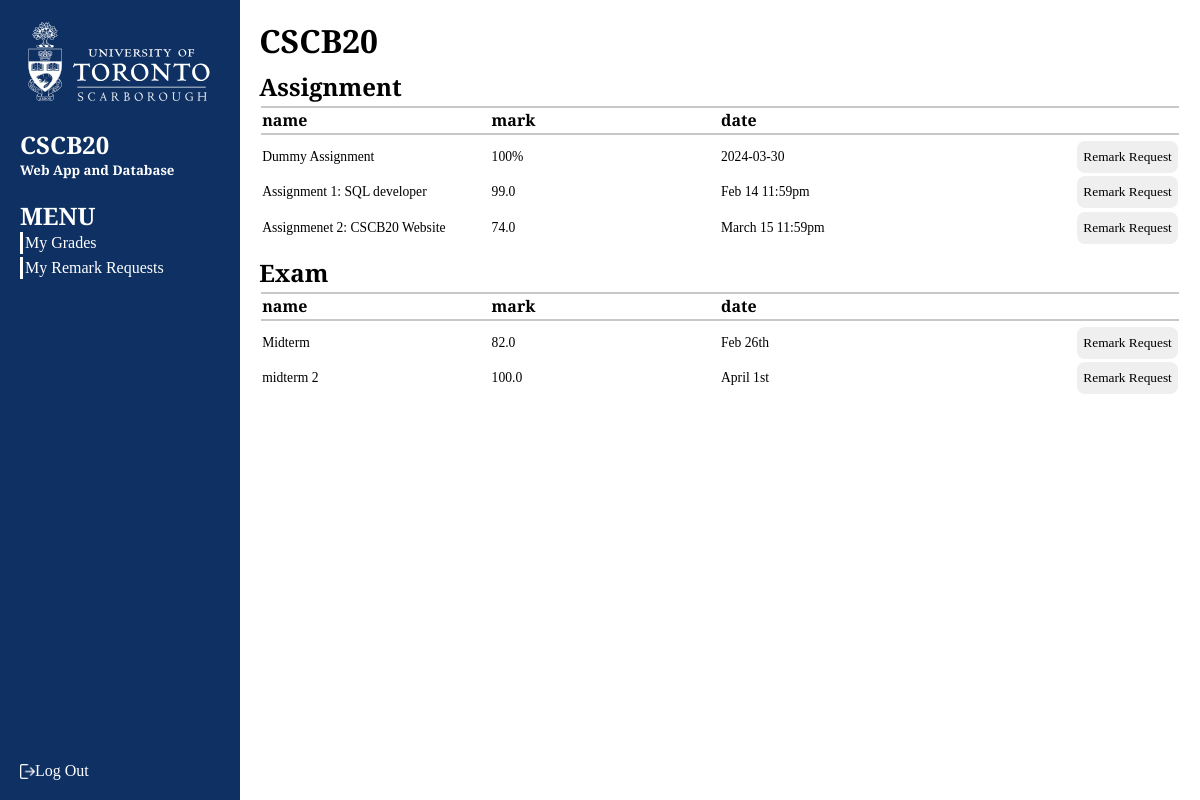
Page /student_grades.html (signed in) on the earlier database version.
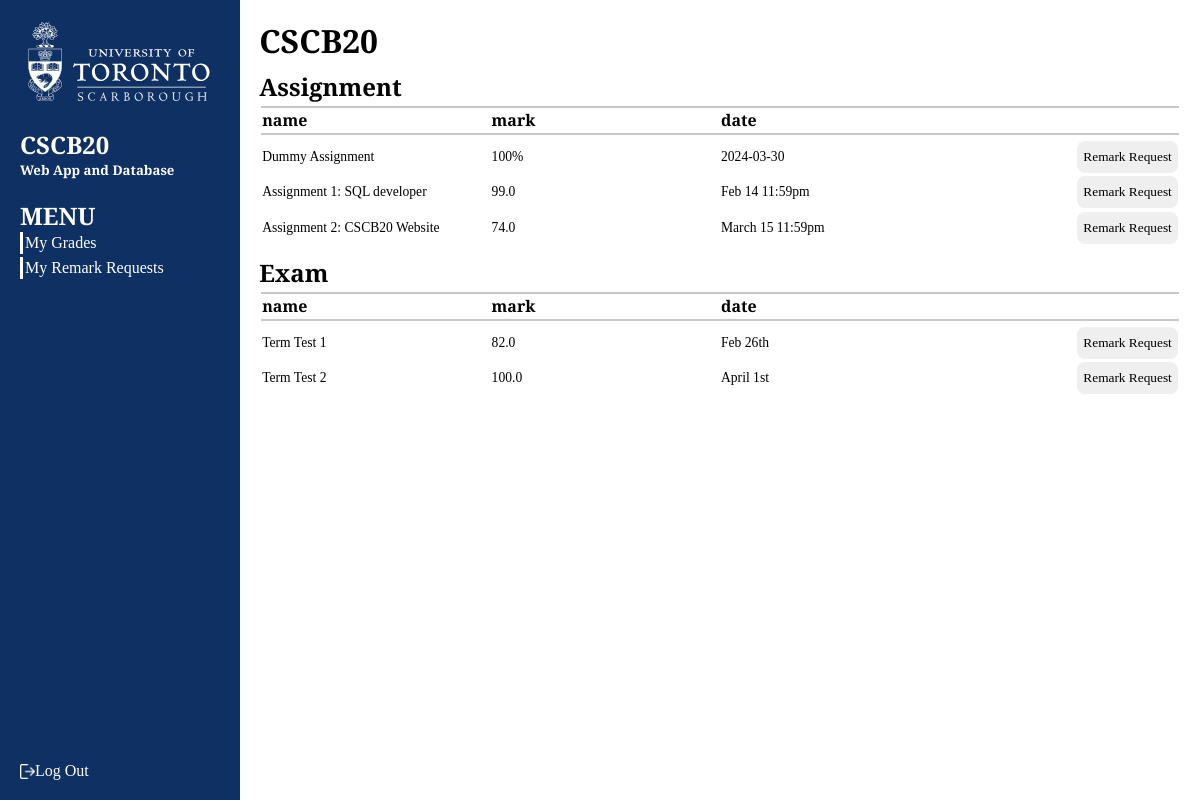
Same page on the later database version.
### modules/models.py (models this page shows)
class Assignment_Grade(db.Model):
    __tablename__ = 'Assignment_Grade'
    sid = db.Column(db.String(20), primary_key = True)
    aid = db.Column(db.String(5), db.ForeignKey('Assignment.aid'), primary_key = True, nullable = False)
    grade = db.Column(db.Float, nullable = False)

class Assignment(db.Model):
    __tablename__ = 'Assignment'
    aid = db.Column(db.String(5), primary_key = True)
    name = db.Column(db.String(30), nullable = False)
    due_date = db.Column(db.String(20), nullable = False)
    description = db.Column(db.String(2000), nullable = False)
    weight = db.Column(db.Float, nullable = False)
    total_point = db.Column(db.Integer, nullable = False)
    assignment_grades = db.relationship('Assignment_Grade', backref='assignments', lazy = True)

class Exam_Grade(db.Model):
    __tablename__ = 'Exam_Grade'
    sid = db.Column(db.String(20), primary_key = True)
    eid = db.Column(db.String(5), db.ForeignKey('Exam.eid'), primary_key = True)
    grade = db.Column(db.Float)

class Exam(db.Model):
    __tablename__ = 'Exam'
    eid = db.Column(db.String(5), primary_key = True)
    name = db.Column(db.String(30), nullable = False)
    date = db.Column(db.String(20), nullable = False)
    weight = db.Column(db.Float, nullable = False)
    exam_grades = db.relationship('Exam_Grade', backref='exams', lazy=True)

### modules/student_side/student.py (the view)
@student.route('/info')
@student.route('/student_grades.html')
def info():
    if 'username' not in session.keys():
        return redirect(url_for('auth.signin'))
    if session['user-type'] != 'student':
        return redirect(url_for('home'))
    assignment_grades = get_assignment_grades()
    exam_grades = get_exam_grades()
    return render_template('student_grades.html', assignment_grades = assignment_grades\
                           , exam_grades = exam_grades)

### modules/models.py (called while the page is built)
def get_utorid_by_username(username):
    return Login.query.filter(Login.username == username).first().utorid

### modules/student_side/grades.py (called while the page is built)
def get_assignment_grades():
    cur_id = get_utorid_by_username(session['username'])
    sql = 'SELECT Assignment.aid, Assignment.name, Assignment_Grade.grade, Assignment.due_date\
        FROM Assignment_Grade JOIN Assignment ON Assignment_Grade.aid = Assignment.aid AND\
            Assignment_Grade.sid = "' + str(cur_id) + '"';
    with db.engine.connect() as conn:
        return conn.execute(text(sql)).all()

def get_exam_grades():
    cur_id = get_utorid_by_username(session['username'])
    sql = 'SELECT Exam.eid, Exam.name, Exam_Grade.grade, Exam.date FROM Exam JOIN Exam_Grade\
        ON Exam_Grade.eid = Exam.eid AND Exam_Grade.sid = "' + str(cur_id) + '"';
    with db.engine.connect() as conn:
        return conn.execute(text(sql)).all()

### templates/student_grades.html (shortened to what this page needs)
{% extends 'user_template.html' %} {% block more_css %}
<link rel="stylesheet" href="../static/css/student_grades.css" />
{% endblock %}  {% block custom_menu %}
<a href="student_grades.html"><li>My Grades</li></a>
<a href="student_remark.html"><li>My Remark Requests</li></a>
{% endblock%} {% block content %}
<main>
  <h1>CSCB20</h1>
  <div class="assessment-list-box">
    <h2>Assignment</h2>
    <table>
      <thead>
        <th>name</th>
        <th>mark</th>
        <th>date</th>
        <th></th>
      </thead>
      <tbody>
        <tr>
          <td>Dummy Assignment</td>
          <td>100%</td>
          <td>2024-03-30</td>
          <td class="remark-request">
            <button class="remark-button">Remark Request</button>
          </td>
        </tr>
        {% for grade in assignment_grades %}
        <tr>
          <td>{{grade[1]}}</td>
          <td>{{grade[2]}}</td>
          <td>{{grade[3]}}</td>
          <td class="remark-request">
            <button class="remark-button">Remark Request</button>
          </td>
        </tr>
        {% endfor %}
      </tbody>
    </table>
  </div>
  <div class="assessment-list-box">
    <h2>Exam</h2>
    <table>
      <thead>
        <th>name</th>
        <th>mark</th>
        <th>date</th>
        <th></th>
      </thead>
      <tbody>
        {% for grade in exam_grades %}
        <tr>
          <td>{{grade[1]}}</td>
          <td>{{grade[2]}}</td>
          <td>{{grade[3]}}</td>
          <td class="remark-request">
            <button class="remark-button">Remark Request</button>
          </td>
        </tr>
        {% endfor %}
      </tbody>
    </table>
  </div>
</main>
{% endblock %}

Differences in the rows shown:
changed Assignment_Grade "March 15 11:59pm": name "Assignmenet 2: CSCB20 Website" → "Assignment 2: CSCB20 Website"
changed Exam_Grade "Feb 26th": name "Midterm" → "Term Test 1"
changed Exam_Grade "April 1st": name "midterm 2" → "Term Test 2"
